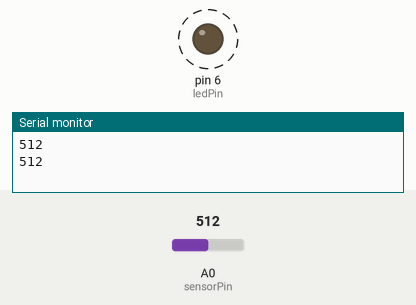
A sketch run on a simulated Arduino Uno, built with avr-gcc and run on an emulated ATmega328P. Shown: output pins drawn as LEDs (lit = HIGH), the last lines printed to the serial monitor. Dashed ring = blinking. Inputs (shaded band) come from the test bench; at power-on: A0 (sensorPin) = 512.

Above: at 1.8 s.
1.9 s: A0 (sensorPin) set to 306
At 2.2 s:
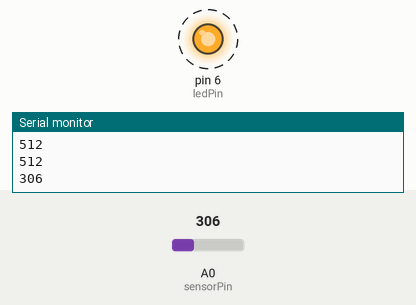
5.4 s: A0 (sensorPin) set to 122
At 5.56 s:
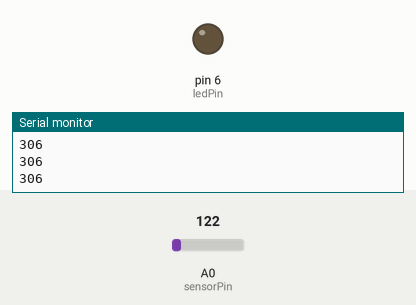
Timing chart, 0 to 14.9 s (numbered marks = the images above; inputs shaded):
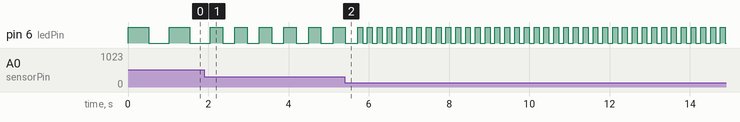

Measured:
- after the input at 1.9 s, pin 6 (ledPin): alternates HIGH for 0.31 s and LOW for 0.31 s, starting after 0.46 s
- by itself, pin 6 (ledPin): alternates HIGH for 0.51 s and LOW for 0.51 s

The sketch:

LDR.ino
```cpp
int sensorPin = 0;
int ledPin = 6;
int sensorValue = 0;

void setup() {
  pinMode(ledPin, OUTPUT);
  Serial.begin(9600);
}

void loop() {
  sensorValue = analogRead(sensorPin);
  Serial.println(sensorValue);
  digitalWrite(ledPin, HIGH);
  delay(sensorValue);
  digitalWrite(ledPin, LOW);
  delay(sensorValue);
}
```
